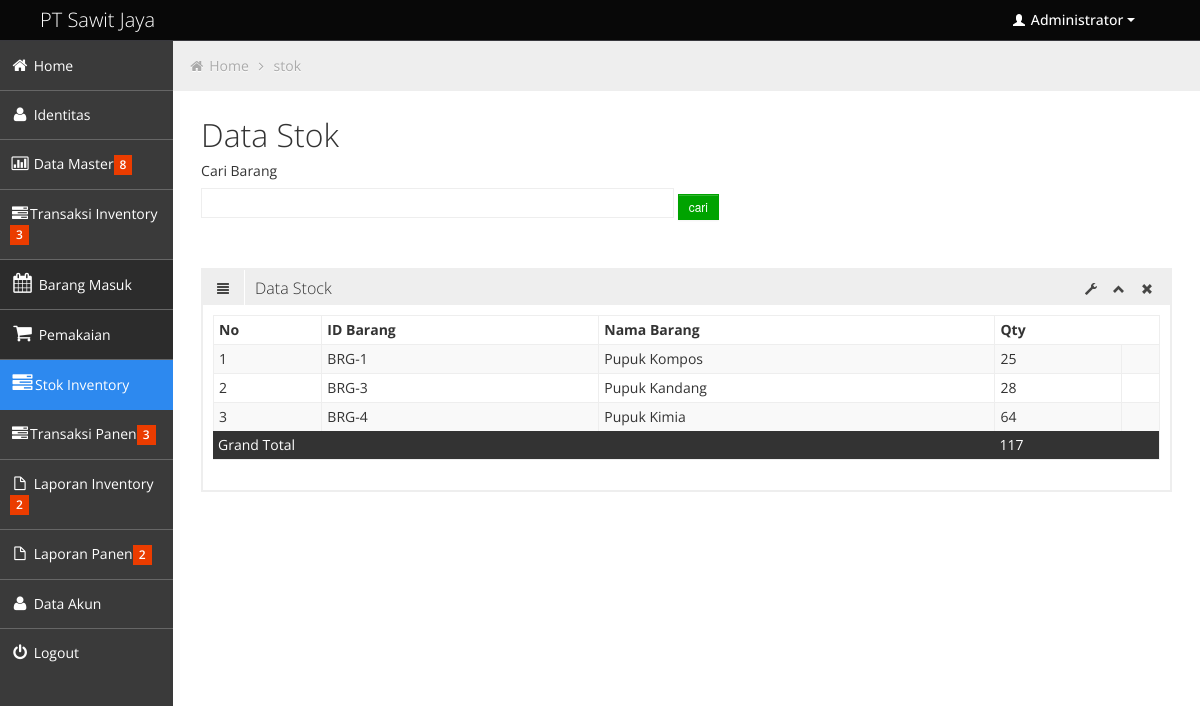
The page /index.php?halaman=stok (signed in) on the database its author committed.
### tables this page shows
CREATE TABLE IF NOT EXISTS `identitas` (
  `id_identitas` int(3) NOT NULL AUTO_INCREMENT,
  `nama_identitas` varchar(100) NOT NULL,
  `alamat` varchar(30) NOT NULL,
  `telp` varchar(12) NOT NULL,
  `keterangan` varchar(30) NOT NULL,
  PRIMARY KEY (`id_identitas`)
);

CREATE TABLE IF NOT EXISTS `stok` (
  `barang_id` varchar(14) NOT NULL,
  `barang_nama` varchar(90) NOT NULL,
  `qty` smallint(5) NOT NULL
);

CREATE TABLE IF NOT EXISTS `barang` (
  `inc` int(9) NOT NULL AUTO_INCREMENT,
  `lokasi_id` int(11) NOT NULL,
  `barang_id` varchar(14) NOT NULL,
  `barang_nama` varchar(90) NOT NULL,
  `unit_id` tinyint(3) NOT NULL DEFAULT '0',
  `kategori_id` tinyint(3) DEFAULT NULL,
  `harga_beli` int(10) NOT NULL,
  PRIMARY KEY (`inc`),
  KEY `barang_id` (`barang_id`)
);

### index.php (the view, shortened to what this page needs)
<?php
$idn=mysql_fetch_array(mysql_query("SELECT * FROM identitas WHERE id_identitas='1'"));
$hal=$_GET['halaman'];
if (isset($_SESSION['level']) && isset($_SESSION['username']))
{
?>
<!DOCTYPE html>
<html lang="en">
<head>
	<link id="bootstrap-style" href="css/bootstrap.min.css" rel="stylesheet">
	<link href="css/bootstrap-responsive.min.css" rel="stylesheet">
	<link id="base-style" href="css/style.css" rel="stylesheet">
	<link id="base-style-responsive" href="css/style-responsive.css" rel="stylesheet">
</head>
<body>
<?php include "header.php"; ?>
		<div class="container-fluid-full">
		<div class="row-fluid">
			<?php include "menu.php"; ?>
			<div id="content" class="span10">
			<ul class="breadcrumb">
				<li>
					<i class="icon-home"></i>
					<a href="index.php?halaman=home">Home</a>
					<i class="icon-angle-right"></i>
				</li>
				<li><a href="#"><?php echo $hal.""; ?></a></li>
			</ul>
			<?php
		require_once $hal.".php";
	?>
	</div>
		</div>
		</div>
</body>
</html>
<?php
}
else
{
	lompat_ke("form_login.php");
}
?>

### header.php (shortened to what this page needs)
<div class="navbar">
	<div class="navbar-inner">
		<div class="container-fluid">
			<a class="brand" href="index.html"><span><?php echo"$idn[nama_identitas]";?></span></a>
			<div class="nav-no-collapse header-nav">
				<ul class="nav pull-right">
					<li class="dropdown">
						<a class="btn dropdown-toggle" data-toggle="dropdown" href="#">
							<i class="halflings-icon white user"></i> Administrator
							<span class="caret"></span>
						</a>
					</li>
				</ul>
			</div>
		</div>
	</div>
</div>

### stok.php (shortened to what this page needs)
<?php
require_once "library/fungsi_standar.php";
if (!isset($_POST['proses']) and ($_POST['proses']=="form1"))
	{
		$sql="SELECT * FROM stok ORDER BY barang_id ASC";
		$sumQty="SELECT SUM(qty) AS totalQty FROM stok";
	}
	elseif (isset($_POST['proses']) and ($_POST['barang_nama']==""))
	{
		$sql="SELECT * FROM stok ORDER BY barang_id ASC";
		$sumQty="SELECT SUM(qty) AS totalQty FROM stok";
	}
	else
	{
		$sql="SELECT * FROM stok WHERE barang_nama LIKE '%$_POST[barang_nama]%' OR barang_id LIKE '%$_POST[barang_nama]%'";
		$sumQty="SELECT SUM(qty) AS totalQty FROM stok WHERE barang_nama LIKE '%$_POST[barang_nama]%' OR barang_id LIKE '%$_POST[barang_nama]%'";
	}
?>
<h1>Data Stok</h1>
<form id="form1" name="form1" method="post" action="index.php?halaman=stok">
<div class="control-group">
<label class="control-label" for="typeahead">Cari Barang </label>
	<div class="controls">
<input type="text" name="barang_nama" class="span6 typeahead" id="typeahead" value='<?php echo$_POST['barang_nama'];?>'>
		<input name="cari" class='btn btn-small btn-success' type="submit" value="cari" />
	</div>
</div>
</form>
    <br/>
<div class='row-fluid sortable'>
				<div class='box span12'>
					<div class="box-header">
						<h2><i class="halflings-icon align-justify"></i><span class="break"></span>Data Stock</h2>
						<div class="box-icon">
							<a href="#" class="btn-setting"><i class="halflings-icon wrench"></i></a>
							<a href="#" class="btn-minimize"><i class="halflings-icon chevron-up"></i></a>
							<a href="#" class="btn-close"><i class="halflings-icon remove"></i></a>
						</div>
					</div>
					<div class="box-content">
						<table class="table table-bordered table-striped table-condensed">
						  <thead>
							  <tr>
	<th>No</th>
    <th>ID Barang</th>
    <th>Nama Barang</th>
    <th>Qty</th>
							  </tr>
						  </thead>
						  <tbody>
							<tr>
							<?php
  		$no=1;
		$query=mysql_query($sql);
		while($data=mysql_fetch_array($query))
		{
		$b=mysql_fetch_array(mysql_query("SELECT * FROM barang WHERE barang_id='$data[barang_id]'"));
		?>
       <?php echo"<td>$no</td>
    <td>$data[barang_id]</td>
    <td>$b[barang_nama]</td>
    <td>$data[qty]</td>
	<td>$b[barang_kategori]</td>
    </tr>";
	$no++;
	} ?>
   <tr>
   <td style="background-color:#333;color:#FFF;border:none" colspan='3'>Grand Total</td>
  	<td style="background-color:#333;color:#FFF;border:none"><?php
			$qsumQty=mysql_query($sumQty);
			$dsumQty=mysql_fetch_array($qsumQty);
			echo $dsumQty['totalQty'];
		?></td>
		<td style="background-color:#333;color:#FFF;border:none" colspan='7'></td>
  </tr>
						  </tbody>
					  </table>
					</div>
				</div>
			</div>

### css/style-responsive.css (style rules this page uses)
@media (min-width: 1200px) { .container-fluid-full { overflow: hidden; position: relative; height: 100%; } }
@media (min-width: 1200px) { #content { width: 85.578%; padding: 28px; margin: 0px 0px; margin-left: 14.422% !important; } }

### css/halflings.css (style rules this page uses)
html, html .halflings { -webkit-font-smoothing: antialiased !important; }
.halflings-icon { display: inline-block; width: 14px; height: 14px; line-height: 14px; vertical-align: text-top; background-image: url(../img/glyphicons_halflings.svg); background-position: 0 0; background-repeat: no-repeat; vertical-align: top; *display: inline; *zoom: 1; *margin-right: .3em; }
.halflings-icon.white { background-image: url(../img/glyphicons_halflings-white.svg); }
.halflings-icon.user { background-position: -168px 0; }
.halflings-icon.remove { background-position: -312px 0; }
.halflings-icon.align-justify { background-position: -336px -48px; }
.halflings-icon.chevron-up { background-position: -288px -120px; }
.halflings-icon.wrench { background-position: -360px -144px; }

### css/style-forms.css (style rules this page uses)
.add-on, select, textarea, input[type="text"], input[type="password"], input[type="datetime"], input[type="datetime-local"], input[type="date"], input[type="month"], input[type="time"], input[type="week"], input[type="number"], input[type="email"], input[type="url"], input[type="search"], input[type="tel"], input[type="color"], input[type="file"], .uneditable-input { border-color: #eee !important; display: inline-block; height: 20px; padding: 4px 6px; margin-bottom: 10px; font-size: 14px; line-height: 20px; color: #555555; vertical-align: middle; -webkit-border-radius: 0px; -moz-border-radius: 0px; border-radius: 0px; }
input, textarea, .uneditable-input { width: 206px; }
textarea, input[type="text"], input[type="password"], input[type="datetime"], input[type="datetime-local"], input[type="date"], input[type="month"], input[type="time"], input[type="week"], input[type="number"], input[type="email"], input[type="url"], input[type="search"], input[type="tel"], input[type="color"], .uneditable-input { background-color: #ffffff; border: 1px solid #cccccc; -webkit-box-shadow: none; -moz-box-shadow: none; box-shadow: none; -webkit-transition: border linear 0.2s, box-shadow linear 0.2s; -moz-transition: border linear 0.2s, box-shadow linear 0.2s; -o-transition: border linear 0.2s, box-shadow linear 0.2s; transition: border linear 0.2s, box-shadow linear 0.2s; }
input[type="file"], input[type="image"], input[type="submit"], input[type="reset"], input[type="button"], input[type="radio"], input[type="checkbox"] { width: auto; }
input[class*="span"], select[class*="span"], textarea[class*="span"], .uneditable-input[class*="span"], .row-fluid input[class*="span"], .row-fluid select[class*="span"], .row-fluid textarea[class*="span"], .row-fluid .uneditable-input[class*="span"] { float: none; margin-left: 0; }
.input-append input[class*="span"], .input-append .uneditable-input[class*="span"], .input-prepend input[class*="span"], .input-prepend .uneditable-input[class*="span"], .row-fluid input[class*="span"], .row-fluid select[class*="span"], .row-fluid textarea[class*="span"], .row-fluid .uneditable-input[class*="span"], .row-fluid .input-prepend [class*="span"], .row-fluid .input-append [class*="span"] { display: inline-block; }
input, textarea, .uneditable-input { margin-left: 0; }
input.span6, textarea.span6, .uneditable-input.span6 { width: 446px; }
.control-group { margin-bottom: 10px; }

### rows shown on the page
identitas: nama_identitas "PT Sawit Jaya"
stok: barang_id "BRG-1", barang.barang_nama "Pupuk Kompos", qty "25"
stok: barang_id "BRG-3", barang.barang_nama "Pupuk Kandang", qty "28"
stok: barang_id "BRG-4", barang.barang_nama "Pupuk Kimia", qty "64"

### other values the page prints
$hal "stok"
$dsumQty['totalQty'] "117"
